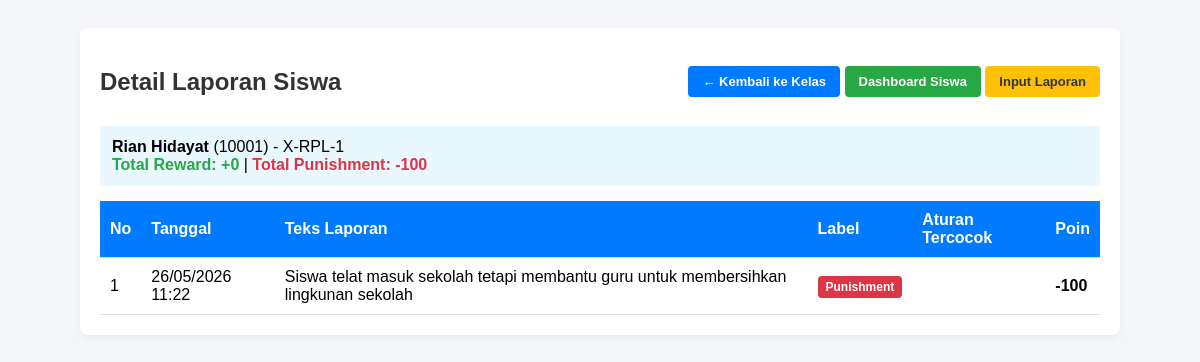
Screenshot of /laporan_kelas.php?view=siswa&siswa=1&kelas=X-RPL-1 with the database file from the repository.
### tables this page shows
CREATE TABLE `siswa` (
  `id_siswa` int(11) NOT NULL,
  `nis` varchar(20) NOT NULL,
  `nama_siswa` varchar(100) NOT NULL,
  `kelas` varchar(20) NOT NULL,
  `total_poin_reward` int(11) DEFAULT 0,
  `total_poin_punishment` int(11) DEFAULT 0
);

CREATE TABLE `laporan_perilaku` (
  `id_laporan` int(11) NOT NULL,
  `id_siswa` int(11) NOT NULL,
  `id_user` int(11) NOT NULL,
  `teks_laporan` text NOT NULL,
  `label_prediksi` enum('Reward','Punishment') NOT NULL,
  `nama_perilaku` varchar(255) DEFAULT NULL,
  `poin_didapat` int(11) NOT NULL,
  `tgl_input` timestamp NOT NULL DEFAULT current_timestamp()
);

### laporan_kelas.php (the view, shortened to what this page needs)
<?php
include 'config.php';
$view = $_GET['view'] ?? 'kelas';
$kelas = $_GET['kelas'] ?? '';
$siswa_id = $_GET['siswa'] ?? 0;
?>
<!DOCTYPE html>
<html lang="id">
<head>
</head>
<body>
<div class="container">
    <div class="header-row">
        <h2>
            <?php if ($view == 'siswa' && $siswa_id): ?>
                Detail Laporan Siswa
            <?php elseif ($view == 'kelas' && $kelas): ?>
                Siswa Kelas: <?= htmlspecialchars($kelas) ?>
            <?php else: ?>
                Rekap Poin Per Kelas
            <?php endif; ?>
        </h2>
        <div>
            <?php if ($view == 'kelas' && $kelas): ?>
                <a href="laporan_kelas.php" class="btn">&larr; Kembali ke Kelas</a>
            <?php elseif ($view == 'siswa'): ?>
                <a href="laporan_kelas.php?kelas=<?= urlencode($kelas) ?>" class="btn">&larr; Kembali ke Kelas</a>
            <?php endif; ?>
            <a href="dashboard.php" class="btn btn-success">Dashboard Siswa</a>
            <a href="input_laporan.php" class="btn btn-warning">Input Laporan</a>
        </div>
    </div>
    <?php if ($view == 'siswa' && $siswa_id): ?>
        <?php
        $q = mysqli_query($conn, "SELECT * FROM siswa WHERE id_siswa = '$siswa_id'");
        $siswa = mysqli_fetch_assoc($q);
        ?>
        <?php
        $qpoin = mysqli_query($conn, "
            SELECT
                COALESCE(SUM(CASE WHEN label_prediksi = 'Reward' THEN poin_didapat ELSE 0 END), 0) as total_reward,
                COALESCE(SUM(CASE WHEN label_prediksi = 'Punishment' THEN poin_didapat ELSE 0 END), 0) as total_punishment
            FROM laporan_perilaku
            WHERE id_siswa = '$siswa_id'
        ");
        $poin_siswa = mysqli_fetch_assoc($qpoin);
        ?>
        <div style="margin-bottom:15px;padding:12px;background:#e9f7fe;border-radius:4px;">
            <strong><?= htmlspecialchars($siswa['nama_siswa']) ?></strong> (<?= htmlspecialchars($siswa['nis']) ?>) - <?= htmlspecialchars($siswa['kelas']) ?><br>
            <span class="text-green">Total Reward: +<?= $poin_siswa['total_reward'] ?></span> |
            <span class="text-red">Total Punishment: -<?= $poin_siswa['total_punishment'] ?></span>
        </div>
        <table>
            <thead>
                <tr>
                    <th>No</th>
                    <th>Tanggal</th>
                    <th>Teks Laporan</th>
                    <th>Label</th>
                    <th>Aturan Tercocok</th>
                    <th>Poin</th>
                </tr>
            </thead>
            <tbody>
                <?php
                $q = mysqli_query($conn, "
                    SELECT * FROM laporan_perilaku
                    WHERE id_siswa = '$siswa_id'
                    ORDER BY tgl_input DESC
                ");
                $no = 1;
                while ($r = mysqli_fetch_assoc($q)):
                    $label_class = $r['label_prediksi'] == 'Reward' ? 'badge-success' : 'badge-danger';
                ?>
                <tr>
                    <td><?= $no++ ?></td>
                    <td><?= date('d/m/Y H:i', strtotime($r['tgl_input'])) ?></td>
                    <td><?= htmlspecialchars($r['teks_laporan']) ?></td>
                    <td><span class="badge <?= $label_class ?>"><?= $r['label_prediksi'] ?></span></td>
                    <td><?= htmlspecialchars($r['nama_perilaku'] ?? '-') ?></td>
                    <td><strong><?= $r['label_prediksi'] == 'Reward' ? '+' : '-' ?><?= $r['poin_didapat'] ?></strong></td>
                </tr>
                <?php endwhile; ?>
            </tbody>
        </table>
    <?php endif; ?>
</div>
</body>
</html>

### laporan_kelas.php (style rules this page uses)
body { font-family: Arial, sans-serif; background-color: #f4f6f9; padding: 20px; }
.container { max-width: 1000px; margin: auto; background: #fff; padding: 20px; border-radius: 8px; box-shadow: 0 4px 8px rgba(0,0,0,0.05); }
h2 { color: #333; }
table { width: 100%; border-collapse: collapse; margin-top: 15px; }
th, td { padding: 10px; text-align: left; border-bottom: 1px solid #ddd; }
th { background-color: #007bff; color: white; }
.badge { padding: 4px 8px; border-radius: 4px; font-size: 12px; font-weight: bold; color: white; }
.badge-danger { background-color: #dc3545; }
.btn { display: inline-block; background: #007bff; color: white; padding: 8px 14px; text-decoration: none; border-radius: 4px; font-weight: bold; font-size: 13px; }
.btn-success { background: #28a745; }
.btn-warning { background: #ffc107; color: #333; }
.text-green { color: #28a745; font-weight: bold; }
.text-red { color: #dc3545; font-weight: bold; }
.header-row { display: flex; justify-content: space-between; align-items: center; margin-bottom: 10px; }

### rows the page displays
siswa: nama_siswa "Rian Hidayat", nis "10001", kelas "X-RPL-1"
laporan_perilaku: tgl_input "26/05/2026 11:22", teks_laporan "Siswa telat masuk sekolah tetapi membantu guru untuk membersihkan lingkunan sekolah", label_prediksi "Punishment", poin_didapat "100"

### other values shown
$poin_siswa['total_reward'] "0"
$poin_siswa['total_punishment'] "100"
